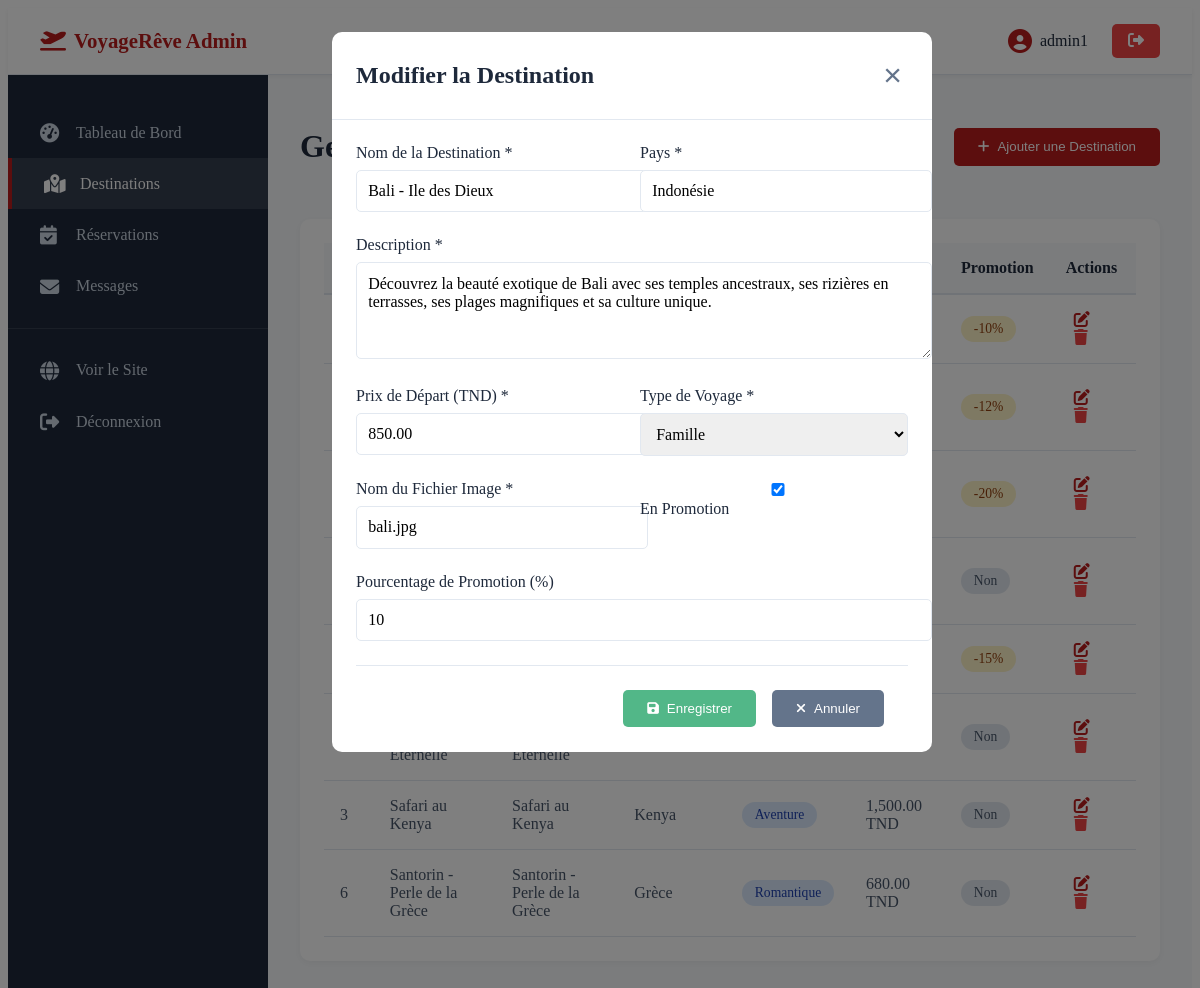
Screenshot of /admin/admin_destinations.php?action=edit&id=5 (signed in) with the database file from the repository.
### tables this page shows
CREATE TABLE IF NOT EXISTS destinations (
    id INT AUTO_INCREMENT PRIMARY KEY,
    nom VARCHAR(255) NOT NULL,
    pays VARCHAR(100) NOT NULL,
    description TEXT NOT NULL,
    prix_depart DECIMAL(10, 2) NOT NULL,
    type_voyage ENUM('famille', 'romantique', 'aventure', 'plage', 'culture') NOT NULL,
    image VARCHAR(255) NOT NULL,
    promotion BOOLEAN DEFAULT FALSE,
    pourcentage_promo INT DEFAULT 0,
    date_creation TIMESTAMP DEFAULT CURRENT_TIMESTAMP
);

### admin/admin_destinations.php (the view, shortened to what this page needs)
<?php
$conn = getConnection();
$sql = "SELECT * FROM destinations ORDER BY nom ASC";
$destinations = $conn->query($sql);
$edit_destination = null;
if (isset($_GET['action']) && $_GET['action'] == 'edit' && isset($_GET['id'])) {
    $id = (int)$_GET['id'];
    $sql = "SELECT * FROM destinations WHERE id = $id";
    $result = $conn->query($sql);
    if ($result->num_rows > 0) {
        $edit_destination = $result->fetch_assoc();
    }
}
?>
<!DOCTYPE html>
<html lang="fr">
<head>
    <link rel="stylesheet" href="../css/admin.css">
    <link rel="stylesheet" href="https://cdnjs.cloudflare.com/ajax/libs/font-awesome/6.4.0/css/all.min.css">
</head>
<body>
    <?php include 'admin_header.php'; ?>
    <div class="admin-container">
        <?php include 'admin_sidebar.php'; ?>
        <main class="admin-content">
            <div class="page-header">
                <h1>Gestion des Destinations</h1>
                <button onclick="showAddForm()" class="btn btn-primary">
                    <i class="fas fa-plus"></i> Ajouter une Destination
                </button>
            </div>
            <div id="destinationForm" class="form-modal" style="<?php echo $edit_destination ? 'display: block;' : 'display: none;'; ?>">
                <div class="form-modal-content">
                    <div class="form-header">
                        <h2><?php echo $edit_destination ? 'Modifier la Destination' : 'Ajouter une Destination'; ?></h2>
                        <button onclick="hideForm()" class="close-btn">&times;</button>
                    </div>
                    <form method="POST" action="admin_destinations.php" class="admin-form">
                        <div class="form-row">
                            <div class="form-group">
                                <label for="nom">Nom de la Destination *</label>
                                <input type="text" id="nom" name="nom" required value="<?php echo $edit_destination ? htmlspecialchars($edit_destination['nom']) : ''; ?>">
                            </div>
                            <div class="form-group">
                                <label for="pays">Pays *</label>
                                <input type="text" id="pays" name="pays" required value="<?php echo $edit_destination ? htmlspecialchars($edit_destination['pays']) : ''; ?>">
                            </div>
                        </div>
                        <div class="form-group">
                            <label for="description">Description *</label>
                            <textarea id="description" name="description" rows="4" required><?php echo $edit_destination ? htmlspecialchars($edit_destination['description']) : ''; ?></textarea>
                        </div>
                        <div class="form-row">
                            <div class="form-group">
                                <label for="prix_depart">Prix de Départ (TND) *</label>
                                <input type="number" id="prix_depart" name="prix_depart" step="0.01" required value="<?php echo $edit_destination ? $edit_destination['prix_depart'] : ''; ?>">
                            </div>
                            <div class="form-group">
                                <label for="type_voyage">Type de Voyage *</label>
                                <select id="type_voyage" name="type_voyage" required>
                                    <option value="famille" <?php echo ($edit_destination && $edit_destination['type_voyage'] == 'famille') ? 'selected' : ''; ?>>Famille</option>
                                </select>
                            </div>
                        </div>
                        <div class="form-row">
                            <div class="form-group">
                                <label for="image">Nom du Fichier Image *</label>
                                <input type="text" id="image" name="image" required placeholder="exemple: paris.jpg" value="<?php echo $edit_destination ? htmlspecialchars($edit_destination['image']) : ''; ?>">
                            </div>
                            <div class="form-group">
                                <label>
                                    <input type="checkbox" name="promotion" value="1" <?php echo ($edit_destination && $edit_destination['promotion']) ? 'checked' : ''; ?>>
                                    En Promotion
                                </label>
                            </div>
                        </div>
                        <div class="form-group">
                            <label for="pourcentage_promo">Pourcentage de Promotion (%)</label>
                            <input type="number" id="pourcentage_promo" name="pourcentage_promo" min="0" max="100" value="<?php echo $edit_destination ? $edit_destination['pourcentage_promo'] : '0'; ?>">
                        </div>
                        <div class="form-actions">
                            <button type="submit" class="btn btn-success">
                                <i class="fas fa-save"></i> Enregistrer
                            </button>
                            <button type="button" onclick="hideForm()" class="btn btn-secondary">
                                <i class="fas fa-times"></i> Annuler
                            </button>
                        </div>
                    </form>
                </div>
            </div>
            <div class="table-container">
                <table class="data-table">
                    <thead>
                        <tr>
                            <th>ID</th>
                            <th>Image</th>
                            <th>Nom</th>
                            <th>Pays</th>
                            <th>Type</th>
                            <th>Prix</th>
                            <th>Promotion</th>
                            <th>Actions</th>
                        </tr>
                    </thead>
                    <tbody>
                        <?php while($dest = $destinations->fetch_assoc()): ?>
                        <tr>
                            <td><?php echo $dest['id']; ?></td>
                            <td>
                                <?php echo htmlspecialchars($dest['nom']); ?>
                            </td>
                            <td><?php echo htmlspecialchars($dest['nom']); ?></td>
                            <td><?php echo htmlspecialchars($dest['pays']); ?></td>
                            <td><span class="badge badge-info"><?php echo ucfirst($dest['type_voyage']); ?></span></td>
                            <td><?php echo number_format($dest['prix_depart'], 2); ?> TND</td>
                            <td>
                                <?php if ($dest['promotion']): ?>
                                    <span class="badge badge-warning">-<?php echo $dest['pourcentage_promo']; ?>%</span>
                                <?php else: ?>
                                    <span class="badge badge-secondary">Non</span>
                                <?php endif; ?>
                            </td>
                            <td>
                                <a href="admin_destinations.php?action=edit&id=<?php echo $dest['id']; ?>" class="btn-icon btn-edit" title="Modifier">
                                    <i class="fas fa-edit"></i>
                                </a>
                                <a href="admin_destinations.php?action=delete&id=<?php echo $dest['id']; ?>" class="btn-icon btn-delete" title="Supprimer" onclick="return confirm('Êtes-vous sûr de vouloir supprimer cette destination ?');">
                                    <i class="fas fa-trash"></i>
                                </a>
                            </td>
                        </tr>
                        <?php endwhile; ?>
                    </tbody>
                </table>
            </div>
        </main>
    </div>
</body>
</html>

### css/admin.css (style rules this page uses)
:root { --admin-primary: #B91C1C; --admin-secondary: #F87171; --admin-success: #52B788; --admin-warning: #f59e0b; --admin-danger: #ef4444; --admin-dark: #1e293b; --admin-light: #f8fafc; --admin-border: #e2e8f0; }
.admin-container { display: flex; min-height: calc(100vh - 70px); }
.admin-content { flex: 1; padding: 2rem; background: var(--admin-light); }
.page-header { display: flex; justify-content: space-between; align-items: center; margin-bottom: 2rem; }
.page-header h1 { color: var(--admin-dark); font-size: 2rem; }
.table-container { background: white; padding: 1.5rem; border-radius: 10px; box-shadow: 0 2px 8px rgba(0, 0, 0, 0.05); overflow-x: auto; }
.data-table { width: 100%; border-collapse: collapse; }
.data-table thead { background: var(--admin-light); }
.data-table th { padding: 1rem; text-align: left; font-weight: 600; color: var(--admin-dark); border-bottom: 2px solid var(--admin-border); }
.data-table td { padding: 1rem; border-bottom: 1px solid var(--admin-border); color: #475569; }
.badge { display: inline-block; padding: 0.3rem 0.8rem; border-radius: 20px; font-size: 0.85rem; font-weight: 500; }
.badge-warning { background: #fef3c7; color: #92400e; }
.badge-info { background: #dbeafe; color: #1e40af; }
.badge-secondary { background: #e2e8f0; color: #475569; }
.btn { padding: 0.7rem 1.5rem; border: none; border-radius: 5px; font-weight: 500; cursor: pointer; text-decoration: none; display: inline-flex; align-items: center; gap: 0.5rem; transition: opacity 0.3s ease; }
.btn-primary { background: var(--admin-primary); color: white; }
.btn-success { background: var(--admin-success); color: white; }
.btn-secondary { background: #64748b; color: white; }
.btn-icon { padding: 0.5rem; border: none; background: none; cursor: pointer; font-size: 1rem; border-radius: 5px; transition: background-color 0.3s ease; }
.btn-edit { color: var(--admin-primary); }
.btn-delete { color: var(--admin-danger); }
.form-modal { position: fixed; top: 0; left: 0; width: 100%; height: 100%; background: rgba(0, 0, 0, 0.5); display: flex; align-items: center; justify-content: center; z-index: 1000; overflow-y: auto; padding: 2rem; }
.form-modal-content { background: white; border-radius: 10px; width: 100%; max-width: 600px; max-height: 90vh; overflow-y: auto; margin: auto; }
.form-header { display: flex; justify-content: space-between; align-items: center; padding: 1.5rem; border-bottom: 1px solid var(--admin-border); }
.form-header h2 { color: var(--admin-dark); margin: 0; }
.close-btn { background: none; border: none; font-size: 2rem; color: #64748b; cursor: pointer; text-decoration: none; }
.admin-form { padding: 1.5rem; }
.form-row { display: grid; grid-template-columns: 1fr 1fr; gap: 1rem; }
.form-group { margin-bottom: 1.5rem; }
.form-group label { display: block; margin-bottom: 0.5rem; color: var(--admin-dark); font-weight: 500; }
.form-group input, .form-group select, .form-group textarea { width: 100%; padding: 0.7rem; border: 1px solid var(--admin-border); border-radius: 5px; font-family: inherit; font-size: 1rem; }
.form-actions { padding: 1.5rem; border-top: 1px solid var(--admin-border); display: flex; gap: 1rem; justify-content: flex-end; }

### rows the page displays
destinations: nom "Bali - Ile des Dieux", pays "Indonésie", description "Découvrez la beauté exotique de Bali avec ses temples ancestraux, ses rizières en terrasses, ses plages magnifiques et sa culture unique.", prix_depart "850.00", type_voyage "Famille", image "bali.jpg", promotion "☑", pourcentage_promo "10"
destinations: pourcentage_promo "12"
destinations: pourcentage_promo "20"
destinations: promotion "Non"
destinations: pourcentage_promo "15"
destinations: promotion "Non"
destinations: id "3", nom "Safari au Kenya", pays "Kenya", type_voyage "Aventure", prix_depart "1,500.00", promotion "Non"
destinations: id "6", nom "Santorin - Perle de la Grèce", pays "Grèce", type_voyage "Romantique", prix_depart "680.00", promotion "Non"

### other values shown
$_SESSION['name'] "admin1"
